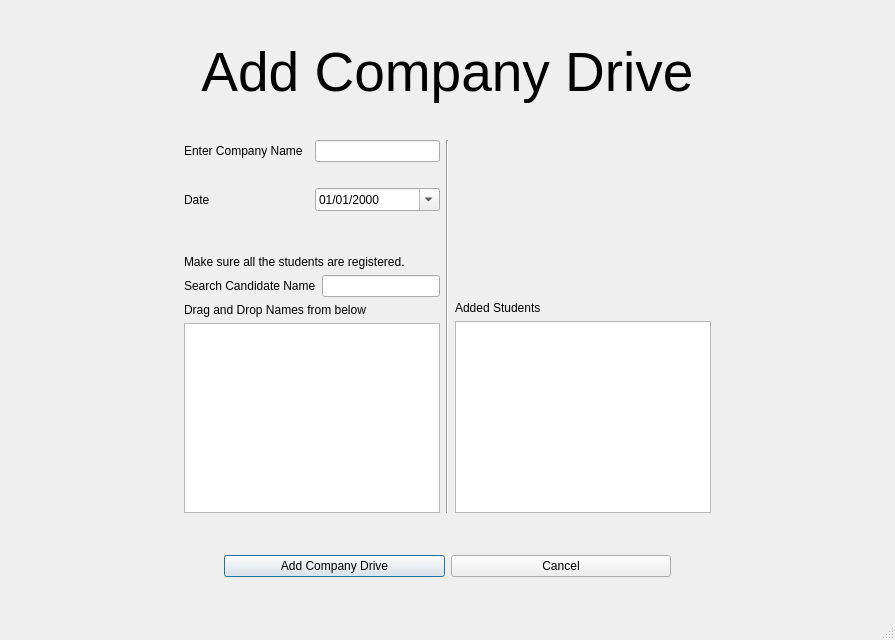
<?xml version="1.0" encoding="UTF-8"?>
<ui version="4.0">
 <class>AddDrive</class>
 <widget class="QMainWindow" name="AddDrive">
  <property name="geometry">
   <rect>
    <x>0</x>
    <y>0</y>
    <width>895</width>
    <height>640</height>
   </rect>
  </property>
  <property name="windowTitle">
   <string>MainWindow</string>
  </property>
  <widget class="QWidget" name="centralwidget">
   <layout class="QGridLayout" name="gridLayout">
    <item row="3" column="2">
     <spacer name="horizontalSpacer_3">
      <property name="orientation">
       <enum>Qt::Horizontal</enum>
      </property>
      <property name="sizeHint" stdset="0">
       <size>
        <width>40</width>
        <height>20</height>
       </size>
      </property>
     </spacer>
    </item>
    <item row="3" column="0">
     <spacer name="horizontalSpacer_2">
      <property name="orientation">
       <enum>Qt::Horizontal</enum>
      </property>
      <property name="sizeHint" stdset="0">
       <size>
        <width>40</width>
        <height>20</height>
       </size>
      </property>
     </spacer>
    </item>
    <item row="1" column="1">
     <widget class="QLabel" name="header_label">
      <property name="sizePolicy">
       <sizepolicy hsizetype="Expanding" vsizetype="Preferred">
        <horstretch>0</horstretch>
        <verstretch>0</verstretch>
       </sizepolicy>
      </property>
      <property name="font">
       <font>
        <pointsize>41</pointsize>
       </font>
      </property>
      <property name="text">
       <string>Add Company Drive</string>
      </property>
      <property name="scaledContents">
       <bool>true</bool>
      </property>
      <property name="alignment">
       <set>Qt::AlignCenter</set>
      </property>
     </widget>
    </item>
    <item row="4" column="1">
     <spacer name="verticalSpacer_5">
      <property name="orientation">
       <enum>Qt::Vertical</enum>
      </property>
      <property name="sizeHint" stdset="0">
       <size>
        <width>20</width>
        <height>40</height>
       </size>
      </property>
     </spacer>
    </item>
    <item row="0" column="1">
     <spacer name="verticalSpacer_4">
      <property name="orientation">
       <enum>Qt::Vertical</enum>
      </property>
      <property name="sizeHint" stdset="0">
       <size>
        <width>20</width>
        <height>40</height>
       </size>
      </property>
     </spacer>
    </item>
    <item row="3" column="1">
     <layout class="QVBoxLayout" name="verticalLayout_5">
      <item>
       <layout class="QHBoxLayout" name="horizontalLayout_5">
        <item>
         <layout class="QHBoxLayout" name="horizontalLayout_4">
          <item>
           <layout class="QVBoxLayout" name="verticalLayout_3">
            <item>
             <layout class="QVBoxLayout" name="verticalLayout">
              <item>
               <layout class="QHBoxLayout" name="horizontalLayout">
                <item>
                 <widget class="QLabel" name="company_label">
                  <property name="text">
                   <string>Enter Company Name</string>
                  </property>
                  <property name="scaledContents">
                   <bool>true</bool>
                  </property>
                 </widget>
                </item>
                <item>
                 <widget class="QLineEdit" name="comanyName_lineEdit">
                  <property name="sizePolicy">
                   <sizepolicy hsizetype="Preferred" vsizetype="Preferred">
                    <horstretch>0</horstretch>
                    <verstretch>0</verstretch>
                   </sizepolicy>
                  </property>
                 </widget>
                </item>
               </layout>
              </item>
              <item>
               <widget class="QLabel" name="companyWarning_label">
                <property name="enabled">
                 <bool>true</bool>
                </property>
                <property name="text">
                 <string/>
                </property>
               </widget>
              </item>
              <item>
               <layout class="QHBoxLayout" name="horizontalLayout_2">
                <item>
                 <widget class="QLabel" name="label">
                  <property name="text">
                   <string>Date</string>
                  </property>
                 </widget>
                </item>
                <item>
                 <widget class="QDateEdit" name="dateEdit">
                  <property name="sizePolicy">
                   <sizepolicy hsizetype="Preferred" vsizetype="Preferred">
                    <horstretch>0</horstretch>
                    <verstretch>0</verstretch>
                   </sizepolicy>
                  </property>
                  <property name="buttonSymbols">
                   <enum>QAbstractSpinBox::UpDownArrows</enum>
                  </property>
                  <property name="displayFormat">
                   <string>dd/MM/yyyy</string>
                  </property>
                  <property name="calendarPopup">
                   <bool>true</bool>
                  </property>
                 </widget>
                </item>
               </layout>
              </item>
              <item>
               <spacer name="verticalSpacer">
                <property name="orientation">
                 <enum>Qt::Vertical</enum>
                </property>
                <property name="sizeHint" stdset="0">
                 <size>
                  <width>20</width>
                  <height>40</height>
                 </size>
                </property>
               </spacer>
              </item>
             </layout>
            </item>
            <item>
             <widget class="QLabel" name="label_2">
              <property name="text">
               <string>Make sure all the students are registered.</string>
              </property>
              <property name="scaledContents">
               <bool>true</bool>
              </property>
              <property name="wordWrap">
               <bool>false</bool>
              </property>
             </widget>
            </item>
            <item>
             <layout class="QVBoxLayout" name="verticalLayout_2">
              <item>
               <layout class="QHBoxLayout" name="horizontalLayout_3">
                <item>
                 <widget class="QLabel" name="label_3">
                  <property name="text">
                   <string>Search Candidate Name</string>
                  </property>
                  <property name="scaledContents">
                   <bool>true</bool>
                  </property>
                 </widget>
                </item>
                <item>
                 <widget class="QLineEdit" name="studentName_lineEdit">
                  <property name="sizePolicy">
                   <sizepolicy hsizetype="Preferred" vsizetype="Preferred">
                    <horstretch>0</horstretch>
                    <verstretch>0</verstretch>
                   </sizepolicy>
                  </property>
                 </widget>
                </item>
               </layout>
              </item>
              <item>
               <widget class="QLabel" name="label_5">
                <property name="text">
                 <string>Drag and Drop Names from below</string>
                </property>
               </widget>
              </item>
              <item>
               <widget class="QListWidget" name="nameSuggestion_list">
                <property name="tabKeyNavigation">
                 <bool>false</bool>
                </property>
                <property name="dragEnabled">
                 <bool>true</bool>
                </property>
                <property name="dragDropOverwriteMode">
                 <bool>false</bool>
                </property>
                <property name="dragDropMode">
                 <enum>QAbstractItemView::DragDrop</enum>
                </property>
                <property name="defaultDropAction">
                 <enum>Qt::MoveAction</enum>
                </property>
                <property name="selectionMode">
                 <enum>QAbstractItemView::ContiguousSelection</enum>
                </property>
                <property name="sortingEnabled">
                 <bool>true</bool>
                </property>
               </widget>
              </item>
             </layout>
            </item>
           </layout>
          </item>
         </layout>
        </item>
        <item>
         <widget class="Line" name="line">
          <property name="sizePolicy">
           <sizepolicy hsizetype="Expanding" vsizetype="Preferred">
            <horstretch>0</horstretch>
            <verstretch>0</verstretch>
           </sizepolicy>
          </property>
          <property name="lineWidth">
           <number>1</number>
          </property>
          <property name="orientation">
           <enum>Qt::Vertical</enum>
          </property>
         </widget>
        </item>
        <item>
         <layout class="QVBoxLayout" name="verticalLayout_4">
          <item>
           <spacer name="verticalSpacer_2">
            <property name="orientation">
             <enum>Qt::Vertical</enum>
            </property>
            <property name="sizeType">
             <enum>QSizePolicy::Expanding</enum>
            </property>
            <property name="sizeHint" stdset="0">
             <size>
              <width>20</width>
              <height>40</height>
             </size>
            </property>
           </spacer>
          </item>
          <item>
           <widget class="QLabel" name="label_4">
            <property name="text">
             <string>Added Students</string>
            </property>
           </widget>
          </item>
          <item>
           <widget class="QListWidget" name="nameAdded_list">
            <property name="sizePolicy">
             <sizepolicy hsizetype="Preferred" vsizetype="Expanding">
              <horstretch>0</horstretch>
              <verstretch>0</verstretch>
             </sizepolicy>
            </property>
            <property name="dragEnabled">
             <bool>true</bool>
            </property>
            <property name="dragDropOverwriteMode">
             <bool>false</bool>
            </property>
            <property name="dragDropMode">
             <enum>QAbstractItemView::DragDrop</enum>
            </property>
            <property name="defaultDropAction">
             <enum>Qt::MoveAction</enum>
            </property>
            <property name="selectionMode">
             <enum>QAbstractItemView::ContiguousSelection</enum>
            </property>
            <property name="sortingEnabled">
             <bool>true</bool>
            </property>
           </widget>
          </item>
         </layout>
        </item>
       </layout>
      </item>
      <item>
       <spacer name="verticalSpacer_3">
        <property name="orientation">
         <enum>Qt::Vertical</enum>
        </property>
        <property name="sizeHint" stdset="0">
         <size>
          <width>20</width>
          <height>40</height>
         </size>
        </property>
       </spacer>
      </item>
      <item>
       <layout class="QHBoxLayout" name="horizontalLayout_6">
        <item>
         <spacer name="horizontalSpacer">
          <property name="orientation">
           <enum>Qt::Horizontal</enum>
          </property>
          <property name="sizeType">
           <enum>QSizePolicy::Preferred</enum>
          </property>
          <property name="sizeHint" stdset="0">
           <size>
            <width>40</width>
            <height>20</height>
           </size>
          </property>
         </spacer>
        </item>
        <item>
         <widget class="QPushButton" name="addDrive_Button">
          <property name="sizePolicy">
           <sizepolicy hsizetype="Preferred" vsizetype="Preferred">
            <horstretch>0</horstretch>
            <verstretch>0</verstretch>
           </sizepolicy>
          </property>
          <property name="text">
           <string>Add Company Drive</string>
          </property>
          <property name="checkable">
           <bool>false</bool>
          </property>
          <property name="default">
           <bool>true</bool>
          </property>
         </widget>
        </item>
        <item>
         <widget class="QPushButton" name="cancel_Button">
          <property name="sizePolicy">
           <sizepolicy hsizetype="Preferred" vsizetype="Preferred">
            <horstretch>0</horstretch>
            <verstretch>0</verstretch>
           </sizepolicy>
          </property>
          <property name="text">
           <string>Cancel</string>
          </property>
         </widget>
        </item>
        <item>
         <spacer name="horizontalSpacer_4">
          <property name="orientation">
           <enum>Qt::Horizontal</enum>
          </property>
          <property name="sizeType">
           <enum>QSizePolicy::Preferred</enum>
          </property>
          <property name="sizeHint" stdset="0">
           <size>
            <width>40</width>
            <height>20</height>
           </size>
          </property>
         </spacer>
        </item>
       </layout>
      </item>
     </layout>
    </item>
    <item row="2" column="1">
     <spacer name="verticalSpacer_6">
      <property name="orientation">
       <enum>Qt::Vertical</enum>
      </property>
      <property name="sizeHint" stdset="0">
       <size>
        <width>20</width>
        <height>40</height>
       </size>
      </property>
     </spacer>
    </item>
   </layout>
  </widget>
  <widget class="QMenuBar" name="menubar">
   <property name="geometry">
    <rect>
     <x>0</x>
     <y>0</y>
     <width>895</width>
     <height>22</height>
    </rect>
   </property>
  </widget>
  <widget class="QStatusBar" name="statusbar"/>
 </widget>
 <resources/>
 <connections/>
</ui>
